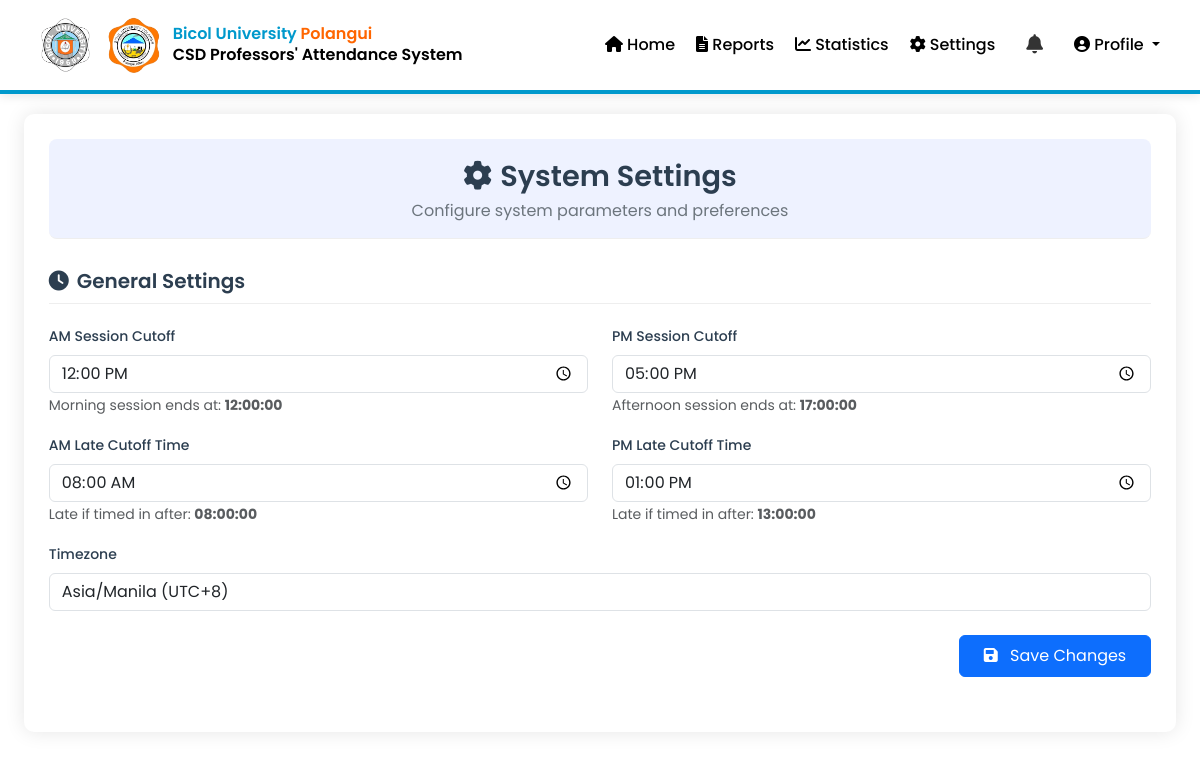
The page /pages/settings.php on the database its author committed.
### tables this page shows
CREATE TABLE `settings` (
  `id` int(11) NOT NULL,
  `late_cutoff` time NOT NULL DEFAULT '08:00:00',
  `timezone` varchar(50) NOT NULL DEFAULT 'Asia/Manila',
  `am_cutoff` time DEFAULT '12:00:00',
  `pm_cutoff` time DEFAULT '17:00:00',
  `pm_late_cutoff` time DEFAULT '13:00:00'
);

### pages/settings.php (the view, shortened to what this page needs)
<?php
include '../config/database.php';
$sql = "SELECT * FROM settings WHERE id = 1";
$result = $conn->query($sql);
$settings = $result->fetch_assoc();
?>
<!DOCTYPE html>
<html lang="en">
<head>
    <link rel="stylesheet" href="https://cdn.jsdelivr.net/npm/bootstrap@5.3.0/dist/css/bootstrap.min.css">
    <link rel="stylesheet" href="https://cdnjs.cloudflare.com/ajax/libs/font-awesome/6.0.0/css/all.min.css">
    <link rel="stylesheet" href="../assets/css/attendance-report.css">
</head>
<body>
    <?php include '../includes/navbar.php'; ?>
    <div class="container-fluid py-4">
        <div class="main-container">
            <div class="page-header">
                <h1><i class="fas fa-cog me-2"></i>System Settings</h1>
                <p class="page-subtitle">Configure system parameters and preferences</p>
            </div>
            <div class="section">
                <div class="section-header">
                    <h2><i class="fas fa-clock me-2"></i>General Settings</h2>
                </div>
                <form method="POST">
                    <div class="row mb-3">
                        <div class="col-md-6">
                            <label class="form-label">AM Session Cutoff</label>
                            <input type="time" name="am_cutoff" class="form-control"
                                value="<?= htmlspecialchars($settings['am_cutoff']); ?>" required
                                oninput="updateAmCutoffPreview()">
                            <small class="text-muted">Morning session ends at:
                                <strong id="amCutoffPreview"><?= htmlspecialchars($settings['am_cutoff']); ?></strong>
                            </small>
                        </div>
                        <div class="col-md-6">
                            <label class="form-label">PM Session Cutoff</label>
                            <input type="time" name="pm_cutoff" class="form-control"
                                value="<?= htmlspecialchars($settings['pm_cutoff']); ?>" required
                                oninput="updatePmCutoffPreview()">
                            <small class="text-muted">Afternoon session ends at:
                                <strong id="pmCutoffPreview"><?= htmlspecialchars($settings['pm_cutoff']); ?></strong>
                            </small>
                        </div>
                    </div>
                    <div class="row mb-3">
                        <div class="col-md-6">
                            <label class="form-label">AM Late Cutoff Time</label>
                            <input type="time" name="late_cutoff" class="form-control"
                                value="<?= htmlspecialchars($settings['late_cutoff']); ?>" required
                                oninput="updateLateCutoffPreview()">
                            <small class="text-muted">Late if timed in after:
                                <strong id="lateCutoffPreview"><?= htmlspecialchars($settings['late_cutoff']); ?></strong>
                            </small>
                        </div>
                        <div class="col-md-6">
                            <label class="form-label">PM Late Cutoff Time</label>
                            <input type="time" name="pm_late_cutoff" class="form-control"
                                value="<?= htmlspecialchars($settings['pm_late_cutoff']); ?>" required
                                oninput="updatePmLateCutoffPreview()">
                            <small class="text-muted">Late if timed in after:
                                <strong id="pmLateCutoffPreview"><?= htmlspecialchars($settings['pm_late_cutoff']); ?></strong>
                            </small>
                        </div>
                    </div>
                    <div class="mb-3">
                        <label class="form-label">Timezone</label>
                        <select name="timezone" class="form-control">
                            <option value="Asia/Manila" <?= ($settings['timezone'] == "Asia/Manila") ? 'selected' : ''; ?>>Asia/Manila (UTC+8)</option>
                        </select>
                    </div>
                    <div class="d-flex justify-content-end mt-4">
                        <button type="submit" name="save_settings" class="btn btn-primary px-4 py-2">
                            <i class="fas fa-save me-2"></i> Save Changes
                        </button>
                    </div>
                </form>
            </div>
        </div>
    </div>
</body>
</html>

### assets/css/attendance-report.css (style rules this page uses)
:root { --primary: #4361ee; --primary-light: #eef2ff; --secondary: #64748b; --success: #10b981; --danger: #ef4444; --warning: #f59e0b; --dark: #1e293b; --light: #f8fafc; --border: #e2e8f0; }
body { font-family: 'Inter', sans-serif; background-color: var(--light); color: var(--dark); }
.main-container { background-color: #fff; border-radius: 8px; box-shadow: 0 0 15px rgba(0, 0, 0, 0.05); margin: 20px auto; padding: 25px; max-width: 98%; }
.page-header { margin-bottom: 30px; padding: 20px; background-color: var(--primary-light) !important; border-radius: 8px; text-align: center; }
.page-header h1 { font-size: 1.8rem; font-weight: 600; color: #333; margin-bottom: 5px; }
.page-header p { margin-bottom: 0; color: #6c757d; }
.section { margin-bottom: 30px; }
.section-header { margin-bottom: 20px; padding-bottom: 10px; border-bottom: 1px solid #eee; }
.section-header h2 { font-size: 1.2rem; font-weight: 600; color: #333; margin: 0; }
.form-label { font-weight: 500; font-size: 0.875rem; color: var(--dark); margin-bottom: 0.5rem; }
.form-control, .form-select { border-radius: 0.5rem; border: 1px solid var(--border); padding: 0.5rem 0.75rem; font-size: 0.875rem; transition: border-color 0.2s ease, box-shadow 0.2s ease; }
.btn-primary { background-color: var(--primary); border-color: var(--primary); border-radius: 0.5rem; padding: 0.5rem 1rem; font-weight: 500; transition: all 0.2s ease; }

### pages/settings.php (style rules this page uses)
.main-container { background-color: #fff; border-radius: 10px; box-shadow: 0 0 20px rgba(0, 0, 0, 0.1); padding: 25px; margin-bottom: 30px; }
.page-header { margin-bottom: 30px; padding-bottom: 15px; border-bottom: 1px solid #eee; }
.page-header h1 { font-weight: 600; color: #2c3e50; margin-bottom: 5px; }
.page-subtitle { color: #7f8c8d; font-size: 16px; margin-bottom: 15px; }
.section { margin-bottom: 30px; }
.section-header { margin-bottom: 20px; padding-bottom: 10px; border-bottom: 1px solid #eee; }
.section-header h2 { font-size: 20px; font-weight: 600; color: #2c3e50; }
.form-label { font-weight: 500; color: #2c3e50; }

### includes/navbar.php (style rules this page uses)
body { font-family: 'Poppins', sans-serif; padding-top: 70px; transition: background-color 0.3s ease-in-out; }

### rows shown on the page
settings: am_cutoff "12:00:00", pm_cutoff "17:00:00", late_cutoff "08:00:00", pm_late_cutoff "13:00:00", timezone "Asia/Manila (UTC+8)"
